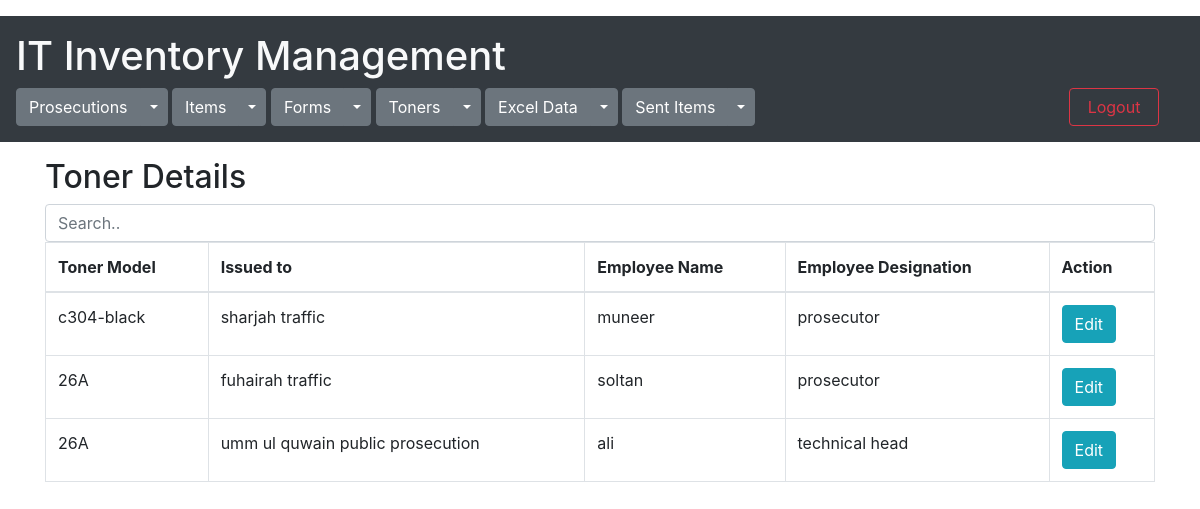
/toners/edit_tonerdetails/ (signed in), run on an earlier commit of the app's database.
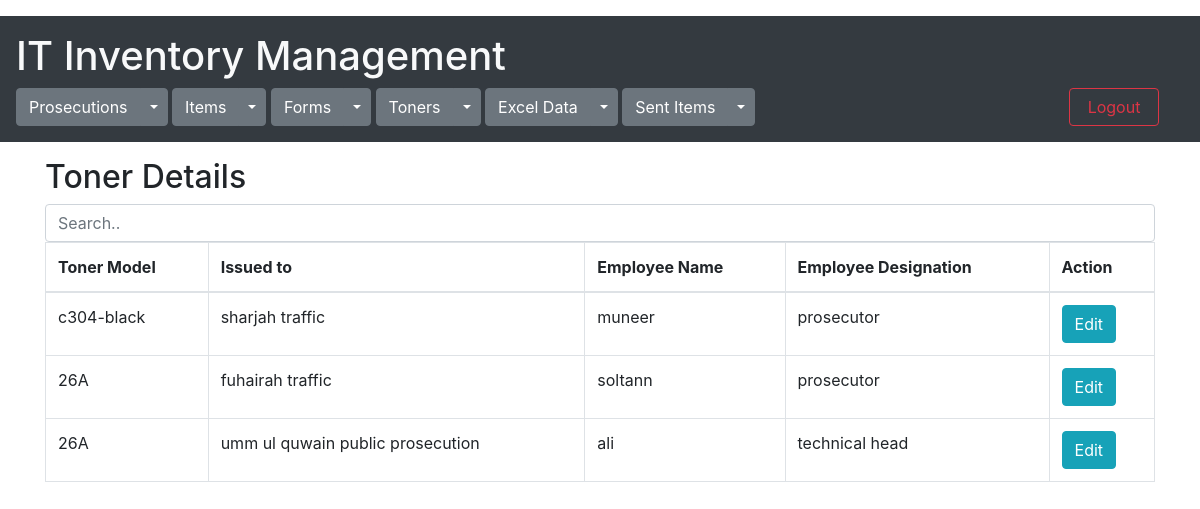
And on a later commit of the database.
### toners/models.py (models this page shows)
class TonerDetails(models.Model):
    STATUS = [
        ('In-Stock', 'In-Stock'),
        ('Out-of-Stock', 'Out-of-Stock'),
    ]
    toner_model = models.ForeignKey(Toners,on_delete=models.CASCADE)
    status = models.CharField(max_length=30,default='In-Stock',choices=STATUS)
    issued_to = models.ForeignKey(Prosecutions, on_delete=models.CASCADE)
    employee_name = models.CharField(max_length=30,null=True)
    employee_designation = models.CharField(max_length=30,null=True)
    created=models.DateTimeField(default=datetime.now())

class Toners(models.Model):
    toner_model = models.CharField(max_length=10,null=True)
    toner_printer = models.ForeignKey(Items,on_delete=models.CASCADE)
    total_qty = models.PositiveIntegerField(default=0,null=True)
    remaining_qty = models.PositiveIntegerField(default=0,null=True)
    created=models.DateTimeField(default=datetime.now())
    objects = models.Manager()

### prosecutions/models.py (models this page shows)
class Prosecutions(models.Model):
    name = models.CharField(max_length=255)
    location = models.CharField(max_length=30,default="none")
    created = models.DateTimeField(default=datetime.now())

### toners/views.py (the view)
# urls.py: path('edit_tonerdetails/', views.edit_tonerdetails, name='edit_tonerdetails'),
@cache_control(no_cache=True, must_revalidate=True,no_store=True)
@login_required(login_url="login")
def edit_tonerdetails(request):
    tonerdetails = TonerDetails.objects.all()
    return render(request, 'edit_tonerdetails.html', {"tonerdetails": tonerdetails})

### toners/templates/edit_tonerdetails.html (shortened to what this page needs)
{% extends 'mainpage.html' %}
{% load static %}
{% block content %}
<div class="container">
  <h2>Toner Details</h2>
   <input class="form-control" id="myInput" type="text" placeholder="Search..">
  <div class="table-responsive">
      <table class="table table-bordered">
          <thead>
          <tr>
              <th>Toner Model</th>
              <th>Issued to</th>
              <th>Employee Name</th>
              <th>Employee Designation</th>
              <th>Action</th>
          </tr>
          </thead>
          <tbody id="myTable">
          {% for detail in tonerdetails %}
          <tr>
              <td>{{detail.toner_model.toner_model}}</td>
              <td>{{detail.issued_to.name}}</td>
              <td>{{detail.employee_name}}</td>
              <td>{{detail.employee_designation}}</td>
              <td><a href="{% url 'edit_tonerdetails_form' detail.id %}" class="btn btn-info">Edit</a></td>
          </tr>
          {% endfor %}
          </tbody>
      </table>
    </div>
</div>
{% endblock %}

What changed in the data, as far as the page shows it:
changed TonerDetails "fuhairah traffic": employee_name "soltan" → "soltann"
